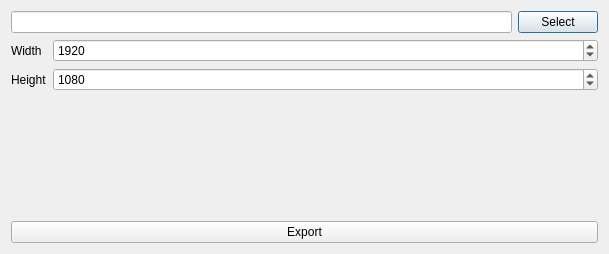
<?xml version="1.0" encoding="UTF-8"?>
<ui version="4.0">
 <class>QDAFFDialogExport3DPlotImage</class>
 <widget class="QDialog" name="QDAFFDialogExport3DPlotImage">
  <property name="geometry">
   <rect>
    <x>0</x>
    <y>0</y>
    <width>609</width>
    <height>254</height>
   </rect>
  </property>
  <property name="windowTitle">
   <string>Dialog</string>
  </property>
  <layout class="QVBoxLayout" name="verticalLayout">
   <item>
    <layout class="QHBoxLayout" name="horizontalLayout">
     <item>
      <widget class="QLineEdit" name="lineEdit_ExportPath">
       <property name="styleSheet">
        <string notr="true">font: 11pt &quot;Calibri&quot;;</string>
       </property>
      </widget>
     </item>
     <item>
      <widget class="QPushButton" name="pushButton_Browse">
       <property name="styleSheet">
        <string notr="true">font: 11pt &quot;Calibri&quot;;</string>
       </property>
       <property name="text">
        <string>Select</string>
       </property>
      </widget>
     </item>
    </layout>
   </item>
   <item>
    <layout class="QFormLayout" name="formLayout">
     <item row="0" column="0">
      <widget class="QLabel" name="width">
       <property name="styleSheet">
        <string notr="true">font: 11pt &quot;Calibri&quot;;</string>
       </property>
       <property name="text">
        <string>Width</string>
       </property>
      </widget>
     </item>
     <item row="1" column="0">
      <widget class="QLabel" name="height">
       <property name="styleSheet">
        <string notr="true">font: 11pt &quot;Calibri&quot;;</string>
       </property>
       <property name="text">
        <string>Height</string>
       </property>
      </widget>
     </item>
     <item row="0" column="1">
      <widget class="QSpinBox" name="spinBox_Width">
       <property name="styleSheet">
        <string notr="true">font: 11pt &quot;Calibri&quot;;</string>
       </property>
       <property name="minimum">
        <number>1</number>
       </property>
       <property name="maximum">
        <number>999999999</number>
       </property>
       <property name="value">
        <number>1920</number>
       </property>
      </widget>
     </item>
     <item row="1" column="1">
      <widget class="QSpinBox" name="spinBox_Height">
       <property name="styleSheet">
        <string notr="true">font: 11pt &quot;Calibri&quot;;</string>
       </property>
       <property name="minimum">
        <number>1</number>
       </property>
       <property name="maximum">
        <number>9999999</number>
       </property>
       <property name="value">
        <number>1080</number>
       </property>
      </widget>
     </item>
    </layout>
   </item>
   <item>
    <widget class="QPushButton" name="pushButton_Export">
     <property name="styleSheet">
      <string notr="true">font: 11pt &quot;Calibri&quot;;</string>
     </property>
     <property name="text">
      <string>Export</string>
     </property>
    </widget>
   </item>
  </layout>
 </widget>
 <resources/>
 <connections/>
</ui>
